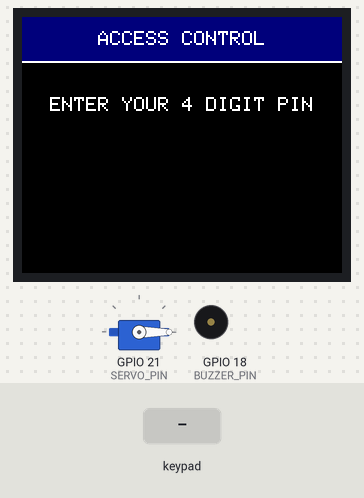
Simulated run of this sketch. Board: ESP32. Parts: servo, 160×128 colour display, buzzer (waves = sounding). The inputs (shaded band) are chosen by the test bench. Servo pulses on a pin are drawn as a servo (544–2400 µs = 0–180°).

Above: at 1.3 s.
1.4 s: keypad keys 1 2 3 4 # pressed 0.4 s apart
At 4.5 s:
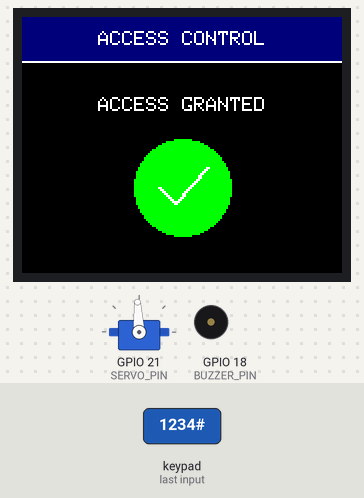
4.9 s: keypad keys 1 1 1 2 1 3 1 4 # pressed 0.4 s apart
At 7.0 s:
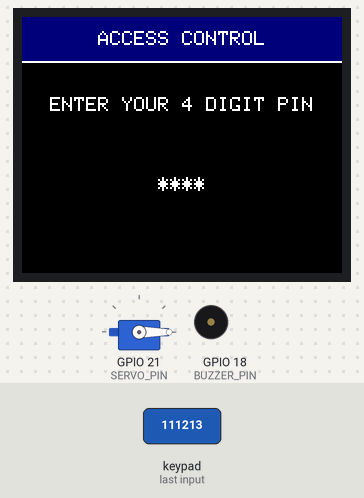
10.0 s: keypad keys 1 2 3 4 * pressed 0.4 s apart
At 10.93 s:
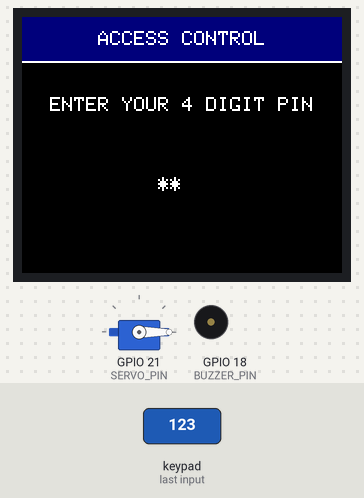
Timing chart, 0 to 13.1 s (numbered marks = the images above; inputs shaded):
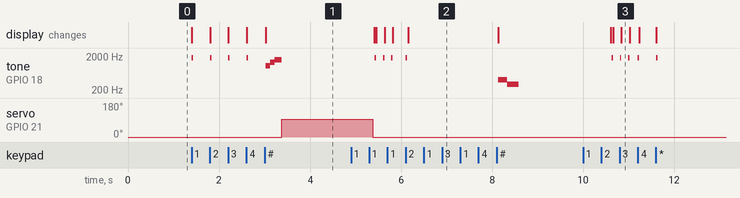

The sketch:

v2-pin-entry.ino
```cpp
/**
 * @file v2-pin-entry.ino
 * @brief 1.8 inch TFT display is now implemented into this access control system.
 *        Keypad input is validated, TFT screen displays feedback, servo opens/closes,
 *        and passive buzzer tones respond to access granted/denied and key presses.
 *        Instead of auto submitting pin on the 4th digit, it requires the user to manually
 *        press the '#' key to allow the user to correct the 4th digit if it was entered wrong.
 * @date 2026-08-15
 */

#include <Keypad.h>
#include <Adafruit_GFX.h>
#include <Adafruit_ST7735.h>
#include <SPI.h>

#define SERVO_PIN 21  // define the pwm pin
#define PWM_CHN 0   // define the pwm channel
#define SERVO_FRQ 50  // define the pwm frequency
#define SERVO_BIT 12  // define the pwm precision
#define BUZZER_PIN 18 // define the buzzer pin

#define TFT_SCK 41 // define SCK pin for TFT
#define TFT_SDA 42 // define SDA pin for TFT
#define TFT_A0 15 // define A0 pin for TFT
#define TFT_RST 16 // define RESET pin for TFT
#define TFT_CS 17 // define CS pin for TFT

#define BLACK 0x0000
#define NAVY 0x000F
#define WHITE 0xFFFF
#define GREEN 0x07E0
#define RED 0xF800

byte rowPins[4] = {11, 12, 13, 14}; // connect to the row pins of the keypad
byte colPins[3] = {8, 9, 10}; // connect to the column pins of the keypad

char keys[4][3] = {
  {'1', '2', '3'},
  {'4', '5', '6'},
  {'7', '8', '9'},
  {'*', '0', '#'}
};

// initialize an instance of class NewKeypad
Keypad myKeypad = Keypad(makeKeymap(keys), rowPins, colPins, 4, 3);

char password[] = {"1234"}; // save the correct password

// initialize an instance of class tft
Adafruit_ST7735 tft = Adafruit_ST7735(TFT_CS, TFT_A0, TFT_RST);

void setup() {
  servo_set_pin(SERVO_PIN);
  servo_set_angle(0);
  pinMode(BUZZER_PIN, OUTPUT);

  SPI.begin(TFT_SCK, -1, TFT_SDA, TFT_CS);

  tft.initR(INITR_BLACKTAB);
  tft.setRotation(3); // tft display becomes horizontal
  tft.fillScreen(BLACK);

  drawPinScreen(); // prompt with the user to enter pin
}

void loop() {
  static char keyIn[4]; // save the input character
  static byte keyInNum = 0; // save the the number of input characters
  char keyPressed = myKeypad.getKey();  // get the character input

  if (keyPressed) {
    if (keyPressed < '0' || keyPressed > '9') {
      if (keyPressed == '*' && keyInNum > 0) { // clear last input with asterisk
        buzzKeyPress();
        keyInNum--;
        eraseAsterisk(keyInNum);
      }
      if (keyPressed == '#' && keyInNum == 4) { // when '#' is pressed and 4 digits have been entered
        bool isRight = true;

        // check each character of the password if its correct
        for (int i = 0; i < 4; i++) {
          if (keyIn[i] != password[i])
            isRight = false;
        }

        if (isRight) {
          drawAccessGranted();
        } else {
          drawAccessDenied();
        }

        keyInNum = 0;
      }
      return;
    }
    if (keyInNum < 4) { // allows a max of 4 digits
      buzzKeyPress();
      drawAsterisk(keyInNum);
      keyIn[keyInNum++] = keyPressed; // save the input characters
    }
  }
}

void servo_set_pin(int pin) {
  ledcAttachChannel(pin, SERVO_FRQ, SERVO_BIT, PWM_CHN);
}

void servo_set_angle(int angle) {
  if (angle > 180 || angle < 0)
    return;
  long pwm_value = map(angle, 0, 180, 103, 512);
  ledcWrite(SERVO_PIN, pwm_value);
}

void buzzKeyPress() {
  tone(BUZZER_PIN, 1800, 30);
}

void buzzGranted() {
  tone(BUZZER_PIN, 1046, 100);
  delay(100);
  tone(BUZZER_PIN, 1318, 100);
  delay(100);
  tone(BUZZER_PIN, 1568, 150);
  delay(150);
}

void buzzDenied() {
  tone(BUZZER_PIN, 400, 200);
  delay(200);
  tone(BUZZER_PIN, 300, 250);
  delay(250);
}

void drawHeader(const String title, uint16_t bgColor) {
  tft.fillRect(0, 0, 160, 22, bgColor);
  drawCenterText(title, 80, 7, 1);
  tft.drawFastHLine(0, 22, 160, WHITE);
}

void drawPinScreen() {
  tft.fillScreen(BLACK);

  drawHeader("ACCESS CONTROL", NAVY);

  drawCenterText("ENTER YOUR 4 DIGIT PIN", 80, 40, 1);

}

void drawAccessGranted() {
  tft.fillScreen(BLACK);

  drawHeader("ACCESS CONTROL", NAVY);

  // draw a white checkmark in a green circle
  tft.fillCircle(80, 85, 24, GREEN);
  tft.drawLine(68, 85, 76, 93, WHITE);
  tft.drawLine(69, 85, 77, 93, WHITE);
  tft.drawLine(76, 93, 92, 75, WHITE);
  tft.drawLine(77, 93, 93, 75, WHITE);

  drawCenterText("ACCESS GRANTED", 80, 40, 1);

  buzzGranted();
  servo_set_angle(90);  // servo opens
  delay(2000);
  servo_set_angle(0); // servo closes
  drawPinScreen();
}

void drawAccessDenied() {
  tft.fillScreen(BLACK);

  drawHeader("ACCESS CONTROL", NAVY);

  // draw a white X in a red circle
  tft.fillCircle(80, 85, 24, RED);
  tft.drawLine(68, 73, 92, 97, WHITE);
  tft.drawLine(69, 73, 93, 97, WHITE);
  tft.drawLine(92, 73, 68, 97, WHITE);
  tft.drawLine(93, 73, 69, 97, WHITE);

  drawCenterText("ACCESS DENIED", 80, 40, 1);

  buzzDenied();

  delay(2000);
  drawPinScreen();
}

void drawCenterText(const String &text, int x, int y, int textSize) {
  int16_t x1, y1;
  uint16_t w, h;

  tft.setTextSize(textSize);
  tft.getTextBounds(text, 0, 0, &x1, &y1, &w, &h); // calculate dimensions at (0,0) by storing offset in x1 and y1, width and height in w and h
  tft.setCursor(x - w / 2, y); // center the text horizontally
  tft.print(text);
}

void drawAsterisk(int index) {
  int x = 68 + (index * 6); // middle of screen is 80px, 4 digits takes up 24px, divide to both sides of the middle will give us the 'x' at an index
  tft.setTextSize(1);
  tft.setCursor(x, 80);
  tft.print("*");
}

void eraseAsterisk(int index) {
  int x = 68 + (index * 6);
  tft.fillRect(x, 80, 6, 8, BLACK);
}
```

Measured:
- after the input at 1.4 s, tone on GPIO 18 (BUZZER_PIN): plays 1800 Hz for 0.03 s, 1800 Hz for 0.03 s, 1800 Hz for 0.03 s, 1800 Hz for 0.03 s, 1046 Hz for 0.10 s, 1318 Hz for 0.10 s … (7 notes in this stretch), starting at once; servo on GPIO 21 (SERVO_PIN): 0° → 93° after 2.0 s; the display: first changes at once (image 1 shows a later state)
- after the input at 4.9 s, tone on GPIO 18 (BUZZER_PIN): plays 1800 Hz for 0.03 s, 1800 Hz for 0.03 s, 1800 Hz for 0.03 s, 1800 Hz for 0.03 s, 400 Hz for 0.20 s, 300 Hz for 0.25 s, starting after 0.53 s; the display: first differs from a run without the input after 0.56 s (image 2 shows a later state)
- after the input at 10.0 s, tone on GPIO 18 (BUZZER_PIN): goes 3 × (1800 Hz 0.03 s, silent 0.15 s), 1800 Hz 0.03 s, silent 0.37 s, 1800 Hz 0.03 s, then silent, starting after 0.63 s; the display: first differs from a run without the input after 0.66 s (image 3 shows a later state)
